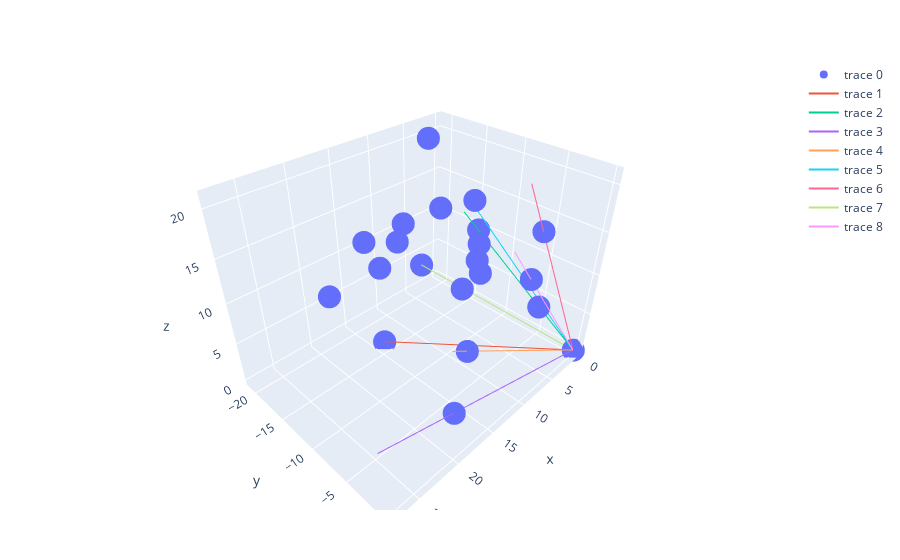

Notebook code cell kept with this figure:
### Code cell
FinalConicHull(m2)

### Figure 1 — Plotly figure (JSON) as saved in the notebook; plotly's stock layout.template omitted (floating-point values rounded to 4 significant figures)
{"data": [{"mode": "markers", "type": "scatter3d", "x": [15, 14, 2, 19, 5, 2, 19, 3, 3, 7, 14, 16, 3, 7, 20, 5, 4, 4, 8, 11, 0], "y": [-15, -16, -13, -1, -10, -4, 0, -20, -12, -9, -5, -16, -13, -20, -17, -3, -20, -17, -20, 0, 0], "z": [11, 0, 11, 4, 8, 5, 12, 20, 10, 11, 13, 14, 15, 11, 9, 16, 4, 13, 9, 15, 0]}, {"mode": "lines", "type": "scatter3d", "x": [14.68, 0], "y": [-16.78, 0], "z": [0, 0]}, {"mode": "lines", "type": "scatter3d", "x": [2.298, 0], "y": [-14.93, 0], "z": [12.64, 0]}, {"mode": "lines", "type": "scatter3d", "x": [27.49, 0], "y": [-1.447, 0], "z": [5.788, 0]}, {"mode": "lines", "type": "scatter3d", "x": [20.79, 0], "y": [0, 0], "z": [13.13, 0]}, {"mode": "lines", "type": "scatter3d", "x": [2.089, 0], "y": [-13.92, 0], "z": [13.92, 0]}, {"mode": "lines", "type": "scatter3d", "x": [6.566, 0], "y": [-3.94, 0], "z": [21.01, 0]}, {"mode": "lines", "type": "scatter3d", "x": [4.222, 0], "y": [-21.11, 0], "z": [4.222, 0]}, {"mode": "lines", "type": "scatter3d", "x": [13.94, 0], "y": [0, 0], "z": [19.0, 0]}], "layout": {"margin": {"b": 50, "l": 50, "r": 50, "t": 60}}}
